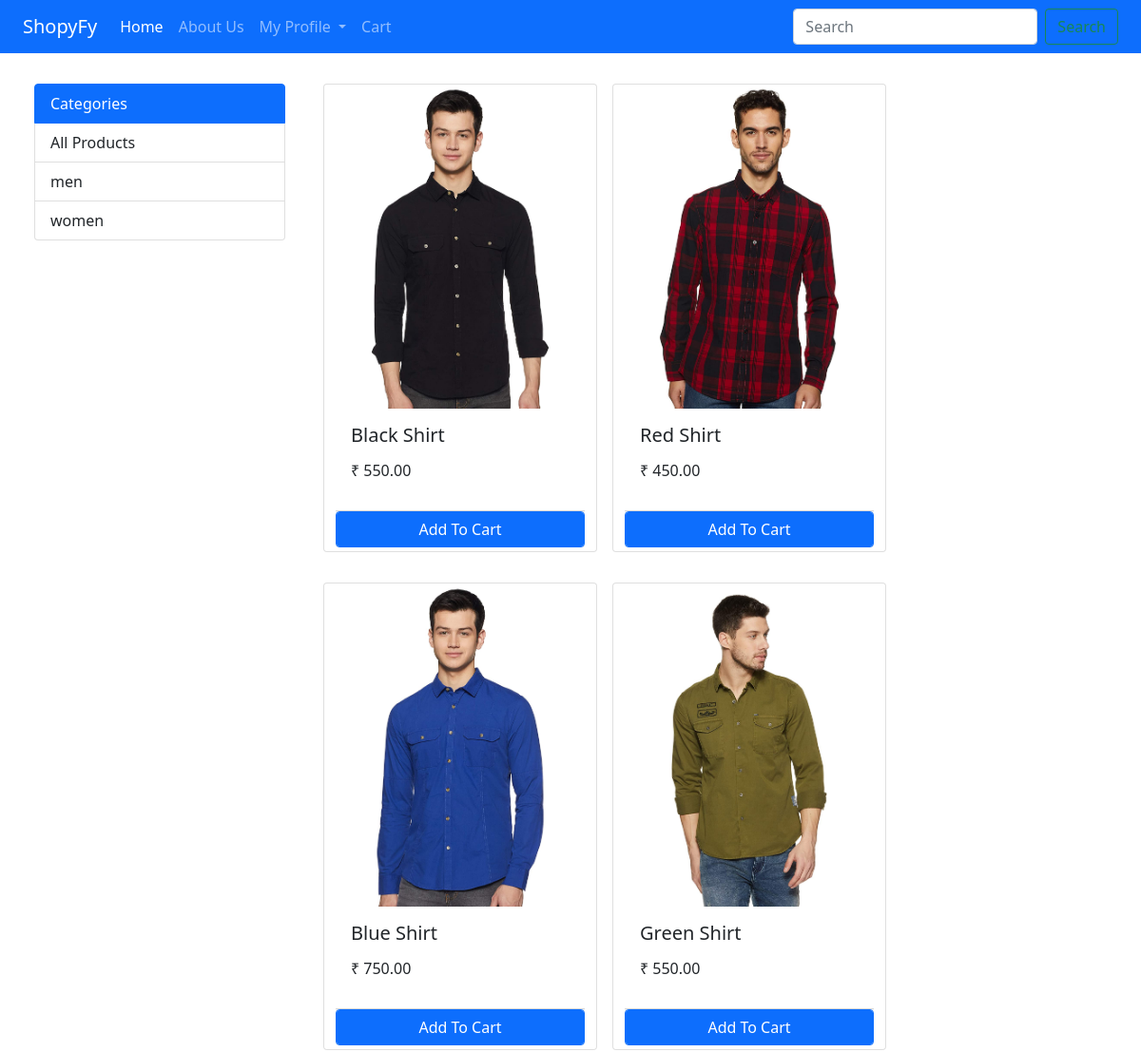
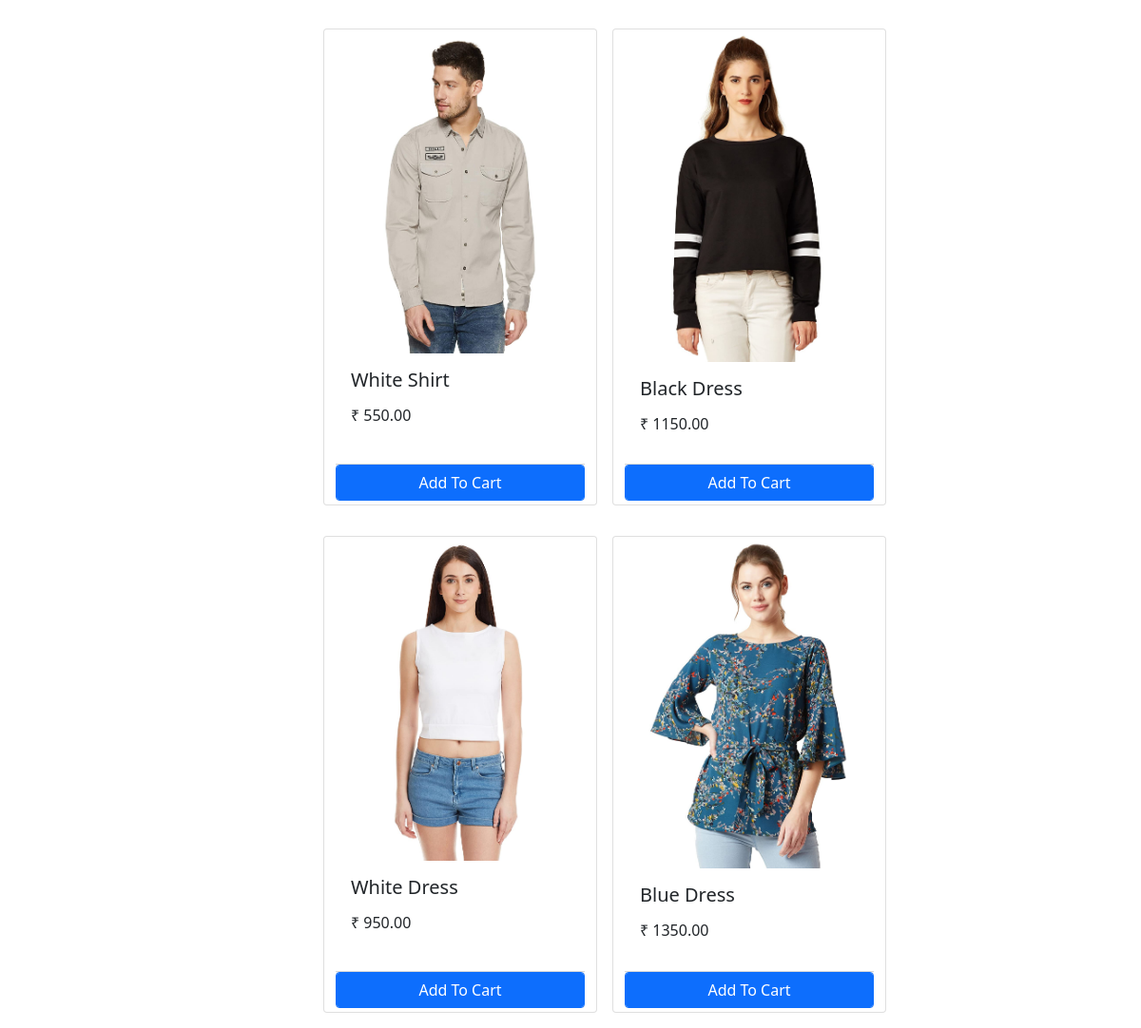
/Index_page/ (signed in), run on the app's committed database (2 pictures, top to bottom).
### EShop/models.py (models this page shows, shortened)
class Category(models.Model):
    name = models.CharField(max_length=20)
    @staticmethod
    def get_all_categories():
        return Category.objects.all()

class Product(models.Model):
    category = models.ForeignKey(Category, on_delete=models.CASCADE)
    ProductName = models.CharField(max_length=50)
    ProductPrice = models.DecimalField(max_digits=7, decimal_places=2)
    ProductQuantity = models.CharField(max_length=50)
    ProductDescription = models.TextField(max_length=250)
    ProductImage = models.ImageField(upload_to="Upload/Products", height_field=None, width_field=None, max_length=None)
    class Meta:
        db_table = "product"
    @staticmethod
    def get_all_products():
        return Product.objects.all()

### EShop/views.py (the view, shortened to what this page needs)
# urls.py: path('Index_page/',Index.as_view(),name='Index_page'),
class Index(View):
    def get(self,request):
        cart = request.session.get('cart')
        if not cart:
            request.session['cart'] = {}
        products = None
        categories = Category.get_all_categories()
        categoryID = request.GET.get('category')
        if categoryID:
            products = Product.get_all_products_by_categoryid(categoryID)
        else:
            products = Product.get_all_products()
        data = {}
        data['products'] = products
        data['categories'] = categories
        if 'email' in request.session:
            return render(request, 'index.html',data)
        else:
            return redirect(Signin_page)

### EShop/templatetags/cart.py (called while the page is built)
@register.filter(name='is_in_cart')
def is_in_cart(product, cart):
    keys = cart.keys()
    for id in keys:
        if int(id)==product.id:
            return True
    return False

### EShop/templates/index.html (shortened to what this page needs)
{% load static %}
{% load cart %}
<!DOCTYPE html>
<html lang="en">
<head>
    <link href="https://cdn.jsdelivr.net/npm/bootstrap@5.3.0-alpha1/dist/css/bootstrap.min.css" rel="stylesheet">
    <link href="https://cdn.jsdelivr.net/npm/bootstrap@5.0.2/dist/css/bootstrap.min.css" rel="stylesheet">
</head>
<body>
    <nav class="navbar navbar-expand-lg navbar-dark bg-primary">
        <div class="container-fluid">
          <a class="navbar-brand" href="#">ShopyFy</a>
          <div class="collapse navbar-collapse" id="navbarSupportedContent">
            <ul class="navbar-nav me-auto mb-2 mb-lg-0">
              <li class="nav-item">
                <a class="nav-link active" aria-current="page" href="{% url 'Index_page' %}">Home</a>
              </li>
              <li class="nav-item">
                <a class="nav-link" href="#">About Us</a>
              </li>
              <li class="nav-item dropdown">
                <a class="nav-link dropdown-toggle" href="profile.html" id="navbarDropdown" role="button" data-bs-toggle="dropdown" aria-expanded="false">
                  My Profile
                </a>
              </li>
              <li class="nav-item">
                <a class="nav-link" href="#">Cart</a>
              </li>
            </ul>
            <form class="d-flex">
              <input class="form-control me-2" type="search" placeholder="Search" aria-label="Search">
              <button class="btn btn-outline-success" type="submit">Search</button>
            </form>
          </div>
        </div>
    </nav>
    <div class="container-fluid mt-3">
      <div class="row mx-auto">
        <div id="categories" class="col-lg-3">
          <div class="list-group mt-3">
            <a href="#" class="list-group-item list-group-item-action active">Categories</a>
            <a href="{% url 'Index_page' %}" class="list-group-item list-group-item-action">All Products</a>
            {% for category in categories %}
            <a href="?category={{category.id}}" class="list-group-item list-group-item-action">{{category.name}}</a>
            {% endfor %}
          </div>
        </div>
        <div id="products" class="col-lg-9 ">
            <div class="row mx-auto ">
              {% for product in products %}
              <div class="card ms-3 mb-3 mt-3 " id="{{product.id}}" style="width: 18rem;">
                <img src="{{product.ProductImage.url}}" class="card-img-top" alt="...">
                <div class="card-body">
                  <h5 class="card-title">{{product.ProductName}}</h5>
                  <p class="card-text"><h6>₹ {{product.ProductPrice}}</h6></p>
                </div>
                <div class="card-footer p-0 no-gutters mb-1">
                  {% if product|is_in_cart:request.session.cart %}
                  <div class="row no-gutters">
                    <form action="{% url 'Index_page' %}#{{product.id}}" method="post" class="col-2">
                      {% csrf_token %}
                      <input type="text" name="product" value="{{product.id}}" class="d-none">
                      <input type="text" name="remove" value="True" class="d-none">
                      <input type="submit" value=" - " class="btn btn-block btn-primary">
                    </form>
                    <div class="text-center col"><b>{{ product|cart_quantity:request.session.cart }}</b> in cart</div>
                    <form action="{% url 'Index_page' %}#{{product.id}}" method="post" class="col-3">
                      {% csrf_token %}
                      <input type="text" name="product" value="{{product.id}}" class="d-none">
                      <input type="submit" value=" + " class="btn btn-block btn-primary">
                    </form>
                  </div>
                  {% else %}
                  <form action="{% url 'Index_page' %}#{{product.id}}" method="post" class="">
                    <input type="submit" class="btn btn-primary  form-control" value="Add To Cart">
                  </form>
                  {% endif %}
                </div>
              </div>
              {% endfor %}
            </div>
        </div>
      </div>
    </div>
    </body>
</html>

### data on the page
Category: name "men"
Category: name "women"
Product: {{ product.id }} 1 (drawn), ProductImage (picture), ProductName "Black Shirt", ProductPrice "550.00"
Product: ProductImage (picture), ProductName "Red Shirt", ProductPrice "450.00"
Product: ProductImage (picture), ProductName "Blue Shirt", ProductPrice "750.00"
Product: ProductImage (picture), ProductName "Green Shirt", ProductPrice "550.00"
Product: ProductImage (picture), ProductName "White Shirt", ProductPrice "550.00"
Product: ProductImage (picture), ProductName "Black Dress", ProductPrice "1150.00"
Product: ProductImage (picture), ProductName "White Dress", ProductPrice "950.00"
Product: ProductImage (picture), ProductName "Blue Dress", ProductPrice "1350.00"
